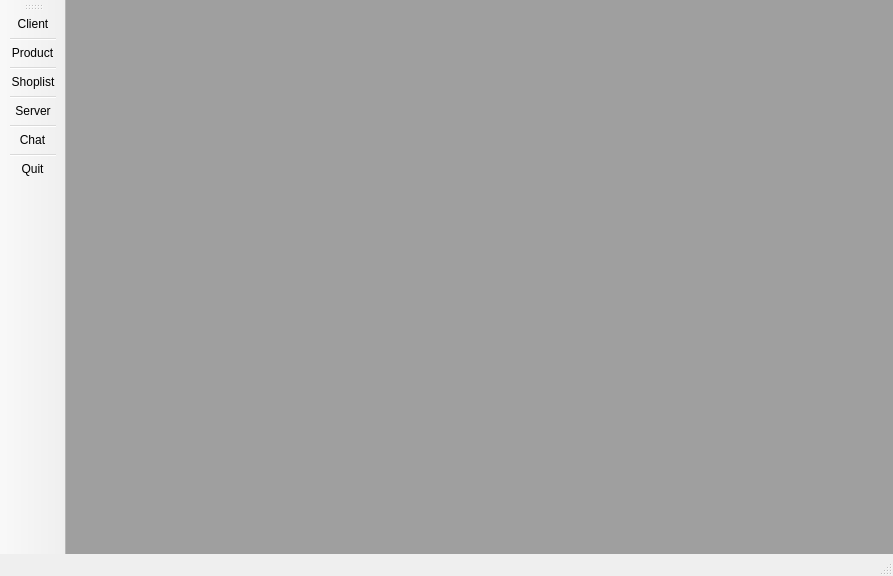
<?xml version="1.0" encoding="UTF-8"?>
<ui version="4.0">
 <class>MainWindow</class>
 <widget class="QMainWindow" name="MainWindow">
  <property name="geometry">
   <rect>
    <x>0</x>
    <y>0</y>
    <width>893</width>
    <height>576</height>
   </rect>
  </property>
  <property name="windowTitle">
   <string>MainWindow</string>
  </property>
  <widget class="QWidget" name="centralwidget">
   <layout class="QHBoxLayout" name="horizontalLayout">
    <property name="leftMargin">
     <number>0</number>
    </property>
    <property name="topMargin">
     <number>0</number>
    </property>
    <property name="rightMargin">
     <number>0</number>
    </property>
    <property name="bottomMargin">
     <number>0</number>
    </property>
    <item>
     <widget class="QMdiArea" name="mdiArea">
      <property name="viewMode">
       <enum>QMdiArea::TabbedView</enum>
      </property>
      <property name="documentMode">
       <bool>true</bool>
      </property>
      <property name="tabsClosable">
       <bool>false</bool>
      </property>
     </widget>
    </item>
   </layout>
  </widget>
  <widget class="QStatusBar" name="statusbar"/>
  <widget class="QToolBar" name="toolBar">
   <property name="sizePolicy">
    <sizepolicy hsizetype="Fixed" vsizetype="Preferred">
     <horstretch>0</horstretch>
     <verstretch>0</verstretch>
    </sizepolicy>
   </property>
   <property name="baseSize">
    <size>
     <width>0</width>
     <height>0</height>
    </size>
   </property>
   <property name="windowTitle">
    <string>toolBar</string>
   </property>
   <property name="iconSize">
    <size>
     <width>70</width>
     <height>70</height>
    </size>
   </property>
   <property name="toolButtonStyle">
    <enum>Qt::ToolButtonTextUnderIcon</enum>
   </property>
   <attribute name="toolBarArea">
    <enum>LeftToolBarArea</enum>
   </attribute>
   <attribute name="toolBarBreak">
    <bool>false</bool>
   </attribute>
   <addaction name="actionClient"/>
   <addaction name="separator"/>
   <addaction name="actionProduct"/>
   <addaction name="separator"/>
   <addaction name="actionShoplist"/>
   <addaction name="separator"/>
   <addaction name="actionServer"/>
   <addaction name="separator"/>
   <addaction name="actionChat"/>
   <addaction name="separator"/>
   <addaction name="actionQuit"/>
  </widget>
  <action name="actionQuit">
   <property name="text">
    <string>Quit</string>
   </property>
  </action>
  <action name="actionClient">
   <property name="text">
    <string>Client</string>
   </property>
   <property name="shortcut">
    <string>Ctrl+1</string>
   </property>
  </action>
  <action name="actionChat">
   <property name="text">
    <string>Chat</string>
   </property>
  </action>
  <action name="actionProduct">
   <property name="text">
    <string>Product</string>
   </property>
   <property name="shortcut">
    <string>Ctrl+2</string>
   </property>
  </action>
  <action name="actionShoplist">
   <property name="text">
    <string>Shoplist</string>
   </property>
   <property name="shortcut">
    <string>Ctrl+3</string>
   </property>
  </action>
  <action name="actionServer">
   <property name="text">
    <string>Server</string>
   </property>
  </action>
 </widget>
 <resources/>
 <connections>
  <connection>
   <sender>actionQuit</sender>
   <signal>triggered()</signal>
   <receiver>MainWindow</receiver>
   <slot>close()</slot>
   <hints>
    <hint type="sourcelabel">
     <x>-1</x>
     <y>-1</y>
    </hint>
    <hint type="destinationlabel">
     <x>399</x>
     <y>299</y>
    </hint>
   </hints>
  </connection>
 </connections>
</ui>
